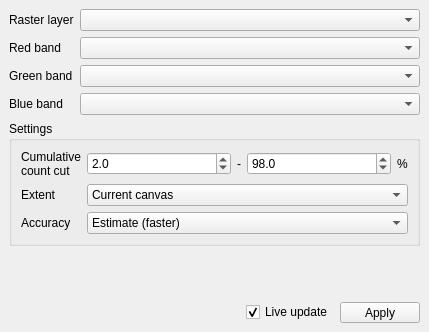
<?xml version="1.0" encoding="UTF-8"?>
<ui version="4.0">
 <class>MainWindow</class>
 <widget class="QMainWindow" name="MainWindow">
  <property name="geometry">
   <rect>
    <x>0</x>
    <y>0</y>
    <width>429</width>
    <height>332</height>
   </rect>
  </property>
  <property name="windowTitle">
   <string>Decorrelation Stretch Rendering</string>
  </property>
  <widget class="QWidget" name="centralwidget">
   <layout class="QVBoxLayout" name="verticalLayout" stretch="0,0,0,0">
    <item>
     <layout class="QFormLayout" name="formLayout">
      <item row="1" column="0">
       <widget class="QLabel" name="label">
        <property name="text">
         <string>Red band</string>
        </property>
       </widget>
      </item>
      <item row="1" column="1">
       <widget class="QgsRasterBandComboBox" name="mRed"/>
      </item>
      <item row="2" column="0">
       <widget class="QLabel" name="label_2">
        <property name="text">
         <string>Green band</string>
        </property>
       </widget>
      </item>
      <item row="2" column="1">
       <widget class="QgsRasterBandComboBox" name="mGreen"/>
      </item>
      <item row="3" column="0">
       <widget class="QLabel" name="label_3">
        <property name="text">
         <string>Blue band</string>
        </property>
       </widget>
      </item>
      <item row="3" column="1">
       <widget class="QgsRasterBandComboBox" name="mBlue"/>
      </item>
      <item row="0" column="0">
       <widget class="QLabel" name="label_4">
        <property name="sizePolicy">
         <sizepolicy hsizetype="Fixed" vsizetype="Preferred">
          <horstretch>0</horstretch>
          <verstretch>0</verstretch>
         </sizepolicy>
        </property>
        <property name="text">
         <string>Raster layer</string>
        </property>
       </widget>
      </item>
      <item row="0" column="1">
       <widget class="QgsMapLayerComboBox" name="mLayer">
        <property name="currentIndex">
         <number>-1</number>
        </property>
        <property name="allowEmptyLayer">
         <bool>true</bool>
        </property>
       </widget>
      </item>
     </layout>
    </item>
    <item>
     <widget class="QgsCollapsibleGroupBox" name="mGroupBox_2">
      <property name="title">
       <string>Settings</string>
      </property>
      <layout class="QVBoxLayout" name="verticalLayout_4">
       <item>
        <layout class="QFormLayout" name="formLayout_3">
         <item row="1" column="0">
          <widget class="QLabel" name="label_12">
           <property name="text">
            <string>Extent</string>
           </property>
          </widget>
         </item>
         <item row="1" column="1">
          <widget class="QComboBox" name="mExtent">
           <property name="currentIndex">
            <number>1</number>
           </property>
           <item>
            <property name="text">
             <string>Whole raster</string>
            </property>
           </item>
           <item>
            <property name="text">
             <string>Current canvas</string>
            </property>
           </item>
          </widget>
         </item>
         <item row="2" column="0">
          <widget class="QLabel" name="label_13">
           <property name="text">
            <string>Accuracy</string>
           </property>
          </widget>
         </item>
         <item row="2" column="1">
          <widget class="QComboBox" name="mAccuracy">
           <item>
            <property name="text">
             <string>Estimate (faster)</string>
            </property>
           </item>
           <item>
            <property name="text">
             <string>Actual (slower)</string>
            </property>
           </item>
          </widget>
         </item>
         <item row="0" column="0">
          <widget class="QLabel" name="label_9">
           <property name="text">
            <string>Cumulative
count cut</string>
           </property>
          </widget>
         </item>
         <item row="0" column="1">
          <layout class="QHBoxLayout" name="horizontalLayout_6">
           <item>
            <widget class="QgsDoubleSpinBox" name="mP1">
             <property name="sizePolicy">
              <sizepolicy hsizetype="Preferred" vsizetype="Fixed">
               <horstretch>0</horstretch>
               <verstretch>0</verstretch>
              </sizepolicy>
             </property>
             <property name="decimals">
              <number>1</number>
             </property>
             <property name="maximum">
              <double>50.000000000000000</double>
             </property>
             <property name="value">
              <double>2.000000000000000</double>
             </property>
            </widget>
           </item>
           <item>
            <widget class="QLabel" name="label_10">
             <property name="sizePolicy">
              <sizepolicy hsizetype="Fixed" vsizetype="Preferred">
               <horstretch>0</horstretch>
               <verstretch>0</verstretch>
              </sizepolicy>
             </property>
             <property name="text">
              <string>-</string>
             </property>
            </widget>
           </item>
           <item>
            <widget class="QgsDoubleSpinBox" name="mP2">
             <property name="sizePolicy">
              <sizepolicy hsizetype="Preferred" vsizetype="Fixed">
               <horstretch>0</horstretch>
               <verstretch>0</verstretch>
              </sizepolicy>
             </property>
             <property name="decimals">
              <number>1</number>
             </property>
             <property name="minimum">
              <double>51.000000000000000</double>
             </property>
             <property name="value">
              <double>98.000000000000000</double>
             </property>
             <property name="clearValue">
              <bool>false</bool>
             </property>
            </widget>
           </item>
           <item>
            <widget class="QLabel" name="label_11">
             <property name="sizePolicy">
              <sizepolicy hsizetype="Fixed" vsizetype="Preferred">
               <horstretch>0</horstretch>
               <verstretch>0</verstretch>
              </sizepolicy>
             </property>
             <property name="text">
              <string>%</string>
             </property>
            </widget>
           </item>
          </layout>
         </item>
        </layout>
       </item>
      </layout>
     </widget>
    </item>
    <item>
     <spacer name="verticalSpacer">
      <property name="orientation">
       <enum>Qt::Vertical</enum>
      </property>
      <property name="sizeHint" stdset="0">
       <size>
        <width>20</width>
        <height>1</height>
       </size>
      </property>
     </spacer>
    </item>
    <item>
     <layout class="QHBoxLayout" name="horizontalLayout_2">
      <item>
       <spacer name="horizontalSpacer">
        <property name="orientation">
         <enum>Qt::Horizontal</enum>
        </property>
        <property name="sizeHint" stdset="0">
         <size>
          <width>40</width>
          <height>20</height>
         </size>
        </property>
       </spacer>
      </item>
      <item>
       <widget class="QCheckBox" name="mLiveUpdate">
        <property name="toolTip">
         <string>Whether to auto-apply styling.</string>
        </property>
        <property name="text">
         <string>Live update</string>
        </property>
        <property name="checked">
         <bool>true</bool>
        </property>
       </widget>
      </item>
      <item>
       <widget class="QToolButton" name="mApply">
        <property name="sizePolicy">
         <sizepolicy hsizetype="Fixed" vsizetype="Fixed">
          <horstretch>0</horstretch>
          <verstretch>0</verstretch>
         </sizepolicy>
        </property>
        <property name="minimumSize">
         <size>
          <width>80</width>
          <height>0</height>
         </size>
        </property>
        <property name="toolTip">
         <string>Apply style.</string>
        </property>
        <property name="text">
         <string>Apply</string>
        </property>
       </widget>
      </item>
     </layout>
    </item>
   </layout>
  </widget>
 </widget>
 <customwidgets>
  <customwidget>
   <class>QgsCollapsibleGroupBox</class>
   <extends>QGroupBox</extends>
   <header>qgscollapsiblegroupbox.h</header>
   <container>1</container>
  </customwidget>
  <customwidget>
   <class>QgsDoubleSpinBox</class>
   <extends>QDoubleSpinBox</extends>
   <header>qgsdoublespinbox.h</header>
  </customwidget>
  <customwidget>
   <class>QgsMapLayerComboBox</class>
   <extends>QComboBox</extends>
   <header>qgsmaplayercombobox.h</header>
  </customwidget>
  <customwidget>
   <class>QgsRasterBandComboBox</class>
   <extends>QComboBox</extends>
   <header>qgsrasterbandcombobox.h</header>
  </customwidget>
 </customwidgets>
 <resources/>
 <connections/>
</ui>
